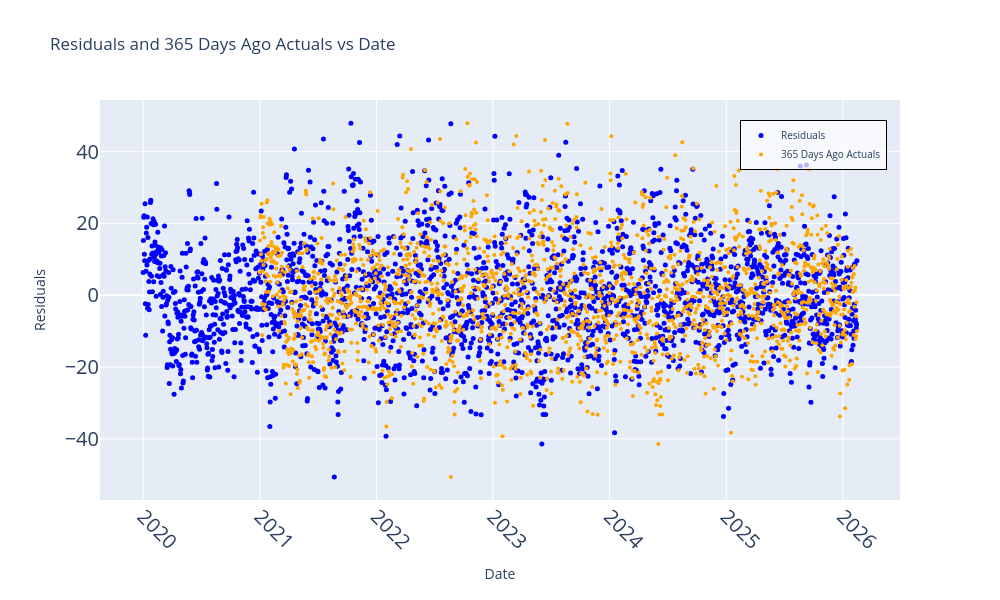

Here is the notebook cell this chart was saved with:
### Code cell
import plotly.graph_objects as go
import pandas as pd

window_size = 30

residuals_df['rolling_mean'] = residuals_df['y'].rolling(window=window_size).mean()
residuals_df['rolling_variance'] = residuals_df['y'].rolling(window=window_size).var()
residuals_df['y_365_days_ago'] = residuals_df['y'].shift(365)
residuals_df['y_15_days_ago'] = residuals_df['y'].shift(15)



fig = go.Figure()

fig.add_trace(go.Scatter(
    x=residuals_df['ds'],
    y=residuals_df['y'],
    mode='markers',
    name='Residuals',
    marker=dict(size=5, color='blue') 
))

# fig.add_trace(go.Scatter(
#     x=residuals_df['ds'],
#     y=residuals_df['rolling_mean'],
#     mode='lines',
#     name=f'Rolling Mean (window={window_size})',
#     line=dict(color='red', width=3)
# ))

# fig.add_trace(go.Scatter(
#     x=residuals_df['ds'],
#     y=residuals_df['rolling_variance'],
#     mode='lines',
#     name=f'Rolling Variance (window={window_size})',
#     line=dict(color='green', width=3)
# ))

# Plot 365 days ago actuals as orange dots
fig.add_trace(go.Scatter(
    x=residuals_df['ds'],
    y=residuals_df['y_365_days_ago'],
    mode='markers',  # Change mode to 'markers' to plot dots
    name='365 Days Ago Actuals',
    marker=dict(color='orange', size=4)  # Customize the dot color and size
))

# fig.add_trace(go.Scatter(
#     x=residuals_df['ds'],
#     y=residuals_df['y_15_days_ago'],
#     mode='markers',  # Change mode to 'markers' to plot dots
#     name='15 Days Ago Actuals',
#     marker=dict(color='green', size=4)  # Customize the dot color and size
# ))


# Update layout
fig.update_layout(
    title='Residuals and 365 Days Ago Actuals vs Date',
    xaxis_title='Date',
    yaxis_title='Residuals',
    xaxis=dict(tickangle=45, tickfont=dict(size=20)),
    yaxis=dict(tickfont=dict(size=20)),
    legend=dict(font=dict(size=10),  # Further reduced legend size
                x=0.8, y=0.95,  # Legend position
                traceorder='normal',
                bgcolor='rgba(255, 255, 255, 0.7)',  # Background for legend
                bordercolor='Black', borderwidth=1),
    width=1000,  # Width of the plot
    height=600,  # Height of the plot
    margin=dict(l=100, r=100, t=100, b=100), 
    template='plotly'
)

# Show the figure
fig.show()

# window_size = 730
# residuals_df['rolling_mean'] = residuals_df['y'].rolling(window=window_size).mean()
# residuals_df['rolling_variance'] = residuals_df['y'].rolling(window=window_size).var()

# plt.figure(figsize=(60, 12))

# plt.plot(residuals_df['ds'], residuals_df['y'], marker='o', linestyle='', color='b', label='Residuals', markersize=10)
# plt.plot(residuals_df['ds'], residuals_df['rolling_mean'], color='r', label=f'Rolling Mean (window={window_size})', linewidth=3)
# plt.plot(residuals_df['ds'], residuals_df['rolling_variance'], color='g', label=f'Rolling Variance (window={window_size})', linewidth=3)

# # Add title and labels
# plt.title('Residuals, Rolling Mean, and Rolling Variance vs Date')
# plt.xlabel('Date', size=20)
# plt.ylabel('Residuals', size=30)
# plt.grid(True)
# plt.xticks(rotation=45, size=20)  # Rotate x-axis labels for better readability
# plt.yticks(size=20)

# # Show legend
# plt.legend()

# # Show plot
# plt.show()

### Figure 1 — Plotly figure (JSON) as saved in the notebook; plotly's stock layout.template omitted (floating-point values rounded to 4 significant figures; data arrays with more than 128 entries replaced by an {"elided": "..."} marker saying what was removed)
{"data": [{"marker": {"color": "blue", "size": 5}, "mode": "markers", "name": "Residuals", "type": "scatter", "x": {"elided": "2237 str values"}, "y": {"elided": "2237 float values"}}, {"marker": {"color": "orange", "size": 4}, "mode": "markers", "name": "365 Days Ago Actuals", "type": "scatter", "x": {"elided": "2237 str values"}, "y": {"elided": "2237 float values"}}], "layout": {"height": 600, "legend": {"bgcolor": "rgba(255, 255, 255, 0.7)", "bordercolor": "Black", "borderwidth": 1, "font": {"size": 10}, "traceorder": "normal", "x": 0.8, "y": 0.95}, "margin": {"b": 100, "l": 100, "r": 100, "t": 100}, "title": {"text": "Residuals and 365 Days Ago Actuals vs Date"}, "width": 1000, "xaxis": {"tickangle": 45, "tickfont": {"size": 20}, "title": {"text": "Date"}}, "yaxis": {"tickfont": {"size": 20}, "title": {"text": "Residuals"}}}}
